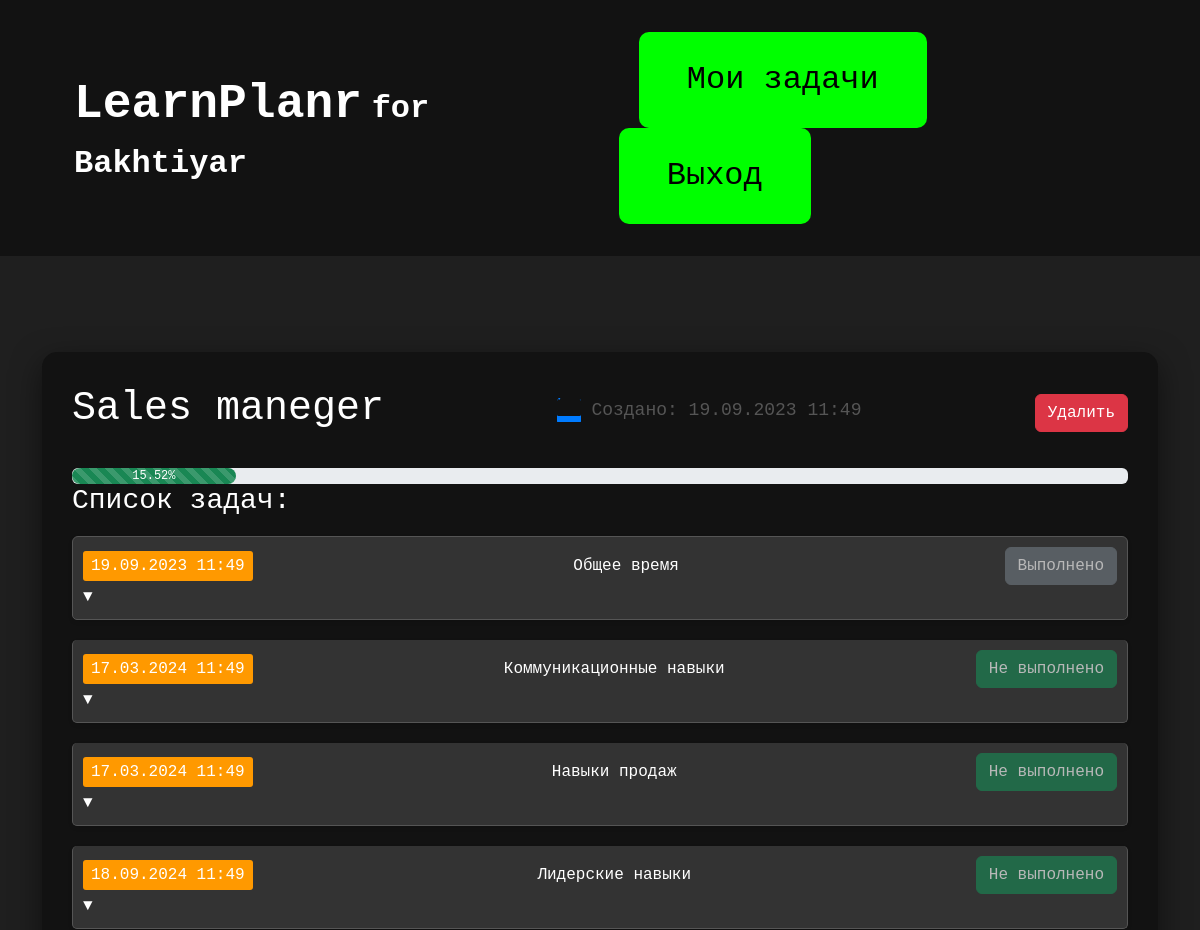
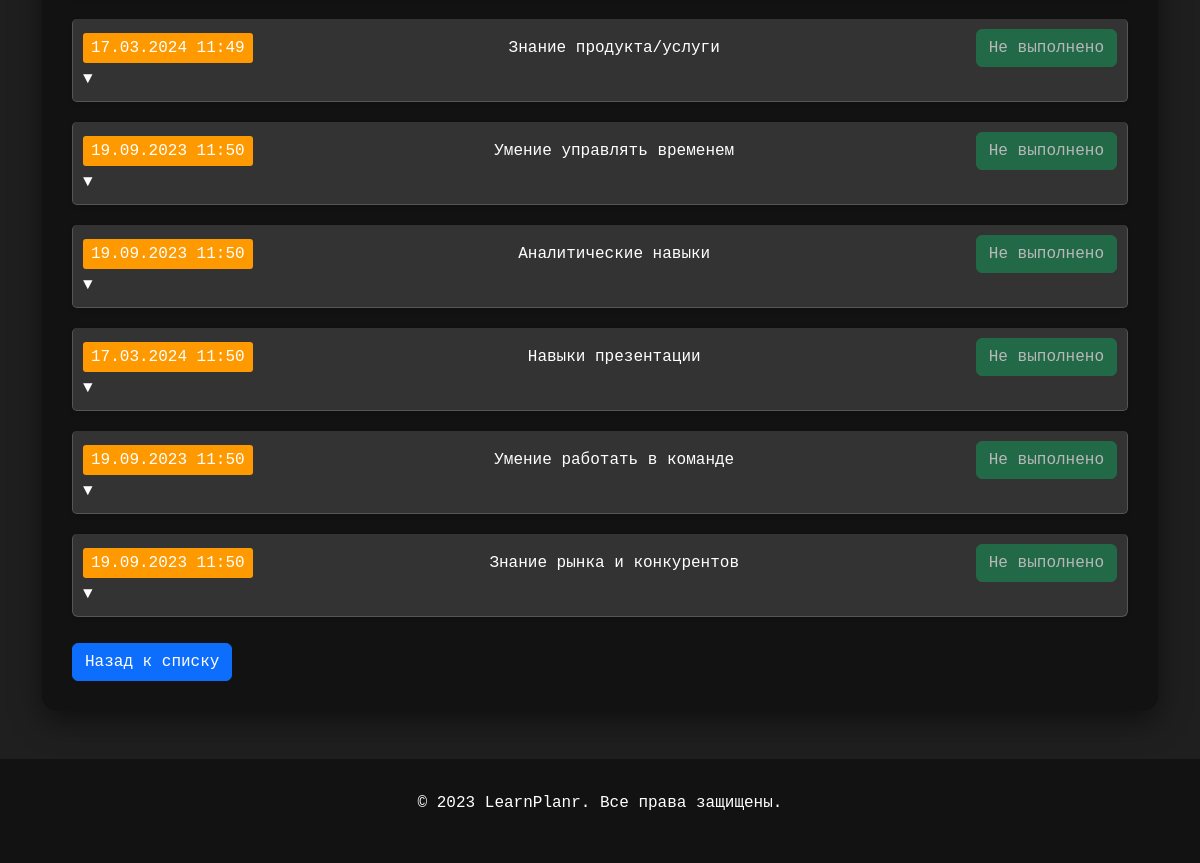
Screenshot of /learn_planr/121/ (signed in) with the database file from the repository (2 pictures, top to bottom).
### todo/models.py (models this page shows, shortened)
class Schedule(models.Model):
    author = models.ForeignKey(User, on_delete=models.CASCADE)
    title = models.CharField(max_length=100)
    created_at = models.DateTimeField(auto_now_add=True)

class Task(models.Model):
    schedule = models.ForeignKey(Schedule, on_delete=models.CASCADE)
    title = models.CharField(max_length=100)
    data_start = models.DateTimeField(null=True)
    data_finish = models.DateTimeField(null=True)
    completed = models.BooleanField(default=False)
    def incomplete_chapter_count(self):
        return self.chapter_set.filter(completed=True).count()+1
    def all_chapter_count(self):
        return self.chapter_set.count()

### todo/views.py (the view)
# urls.py: path("<int:todo_id>/", views.get_todo, name="get_todo"),
@login_required(login_url="/login/")
def get_todo(request, todo_id):
    todo = get_object_or_404(Schedule, pk=todo_id)
    tasks = Task.objects.filter(schedule=todo).order_by("id")
    chapters_count = 0
    chapters_completed = 0
    chapters = []
    for task in tasks:
        task_data = {
            "task": task,
            "chapters": Chapter.objects.filter(task=task)
        }
        chapters_count += task.all_chapter_count()
        chapters_completed += (task.incomplete_chapter_count()-1)
        chapters.append(task_data)
        print(chapters_completed, chapters_count)
    context = {"todo": todo, "tasks": tasks, "chapters": chapters, "chapters_count": chapters_count, "chapters_completed": chapters_completed}
    return render(request, "todo/page.html", context)

### todo/templates/todo/page.html (shortened to what this page needs)
{% extends "todo/base.html" %}
{% block content %}
<main class="main">
    <div class="container mt-5" style="background-color: #121212; padding: 30px; border-radius: 15px; box-shadow: 0px 10px 30px rgba(0, 0, 0, 0.5);">
        <div class="d-flex justify-content-between align-items-center mb-4">
            <h1 class="todo-title">{{ todo.title }}</h1>
             <p class="created-date">
                <span class="date-icon">
                </span>
                <span class="date-text">Создано: {{ todo.created_at|date:"d.m.Y H:i" }}</span>
        </p>
            <a href="{% url 'todo:delete_todo' todo.id %}" class="btn btn-danger">Удалить</a>
        </div>
       <div class="progress mt-4">
    <div id="progress-bar" class="progress-bar bg-success progress-bar-striped progress-bar-animated rounded-pill" role="progressbar" style="width: 0%;" aria-valuenow="0" aria-valuemin="0" aria-valuemax="100">
    </div>
</div>
        <h3 class="text-white">Список задач:</h3>
        <ul class="list-group">
            {% for task_data in chapters %}
            {% with task=task_data.task chapters=task_data.chapters %}
            <li class="list-group-item main-task {% if task_data.completed %}completed{% endif %}">
                <div class="d-flex justify-content-between align-items-center">
                    <span class="deadline">{{ task.data_finish|date:"d.m.Y H:i" }}</span>
                    <span class="text-white">{{ task.title }}</span>
                    <div class="ml-auto">
                        {% if task.completed %}
                            <button class="btn btn-secondary toggle-task" disabled>Выполнено</button>
                        {% else %}
                            <button class="btn btn-success toggle-task" disabled>Не выполнено</button>
                        {% endif %}
                    </div>
                </div>
                <span id="toggle-subtasks-{{ task.id }}" class="text-white float-right">&#9660;</span>
            </li>
            {% endwith %}
            {% endfor %}
        </ul>
        <a href="{% url 'todo:get_todos' %}" class="btn btn-primary mt-3">Назад к списку</a>
    </div>
</main>
{% endblock %}

### todo/templates/todo/base.html (shortened to what this page needs)
<!DOCTYPE html>
<html lang="en">
<head>
    <link href="https://cdn.jsdelivr.net/npm/bootstrap/dist/css/bootstrap.min.css" rel="stylesheet">
</head>
<body>
    <header class="bg-dark-custom text-white-custom">
        <div class="container-fluid">
            <div class="container">
                <div class="header-content">
                    <div class="logo-and-username">
                        <a href="{% url 'todo:main' %}" class="text-white logo">LearnPlanr</a>
                        {% if user.is_authenticated %}
                            <span class="text-white username"> for {{ user.username }}</span>
                        {% endif %}
                    </div>
                    <div class="header-buttons">
                        {% if user.is_authenticated %}
                            <a href="{% url 'todo:get_todos' %}" class="btn btn-outline-light btn-sm btn-custom command-button">Мои задачи</a>
                            <a href="{% url 'logout' %}" class="btn btn-outline-light btn-sm command-button">Выход</a>
                        {% elif request.path == '/learn_Planr/sign_up/' %}
                            <a href="{% url 'login' %}" class="btn btn-outline-light btn-sm command-button">Войти</a>
                        {% endif %}
                    </div>
                </div>
            </div>
        </div>
    </header>
    <main class="py-5 flex-grow-1">
        <div class="container">
            {% block content %}
            {% endblock %}
        </div>
    </main>
    <footer class="bg-dark-custom text-white-custom text-center">
        <div class="container footer">
            <p>&copy; 2023 LearnPlanr. Все права защищены.</p>
        </div>
    </footer>
</body>
</html>

### todo/templates/todo/base.html (style rules this page uses)
body { background-color: #1f1f1f; font-family: 'Courier New', monospace; color: #ffffff; margin: 0; padding: 0; display: flex; flex-direction: column; min-height: 100vh; }
.bg-dark-custom { background-color: #121212; }
.text-white-custom { color: #ffffff; }
.footer { background-color: #121212; padding: 2rem 0; }
.logo { font-weight: bold; font-size: 3rem; text-decoration: none; }
.username { font-weight: bold; font-size: 2rem; text-decoration: none; }
.btn-custom { margin-left: 20px; }
.header-content { display: flex; justify-content: space-between; align-items: center; padding: 2rem; }
.command-button { background-color: #00ff00; border: none; color: #000; padding: 1.5rem 3rem; border-radius: 10px; cursor: pointer; font-size: 2rem; transition: background-color 0.3s, color 0.3s; }
.main-task { background-color: #fff; border: 1px solid #ccc; border-radius: 5px; padding: 15px; margin: 10px 0; box-shadow: 0px 2px 4px rgba(0, 0, 0, 0.1); }

### todo/templates/todo/page.html (style rules this page uses)
.main-task { margin-bottom: 10px; background-color: #333; border: 1px solid #555; padding: 10px; border-radius: 5px; position: relative; }
.deadline { background-color: #ff9900; color: #fff; padding: 3px 8px; border-radius: 3px; }
.created-date { display: flex; align-items: center; color: #555; font-size: 18px; margin-top: 10px; }
.date-icon { font-size: 24px; margin-right: 10px; color: #007bff; animation: bounce 1s infinite; cursor: pointer; }
.date-text { transition: color 0.3s; }

### rows the page displays
Schedule: title "Sales maneger", created_at "19.09.2023 11:49"
Task: task.data_finish "19.09.2023 11:49", task "Общее время", completed "Выполнено"
Task: task.data_finish "17.03.2024 11:49", task "Коммуникационные навыки", completed "Не выполнено"
Task: task.data_finish "17.03.2024 11:49", task "Навыки продаж", completed "Не выполнено"
Task: task.data_finish "18.09.2024 11:49", task "Лидерские навыки", completed "Не выполнено"
Task: task.data_finish "17.03.2024 11:49", task "Знание продукта/услуги", completed "Не выполнено"
Task: task.data_finish "19.09.2023 11:50", task "Умение управлять временем", completed "Не выполнено"
Task: task.data_finish "19.09.2023 11:50", task "Аналитические навыки", completed "Не выполнено"
Task: task.data_finish "17.03.2024 11:50", task "Навыки презентации", completed "Не выполнено"
Task: task.data_finish "19.09.2023 11:50", task "Умение работать в команде", completed "Не выполнено"
Task: task.data_finish "19.09.2023 11:50", task "Знание рынка и конкурентов", completed "Не выполнено"

### other values shown
{{ user.username }} "Bakhtiyar"
